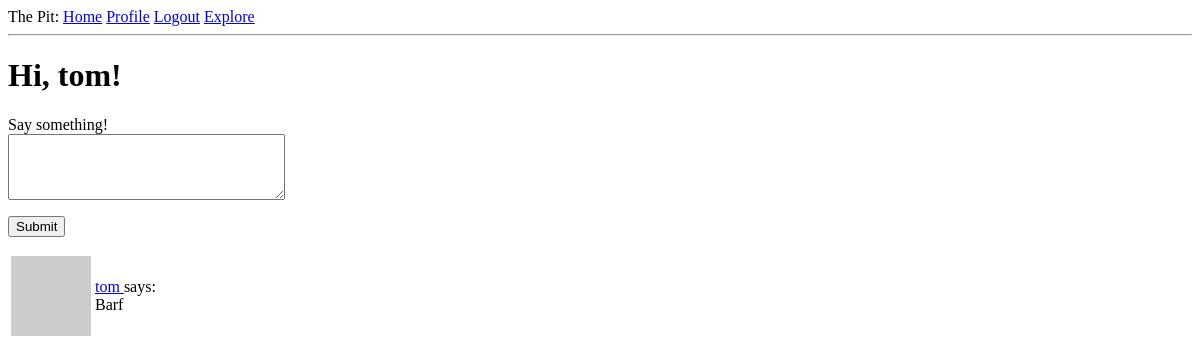
Page /index (signed in) on the earlier database version.
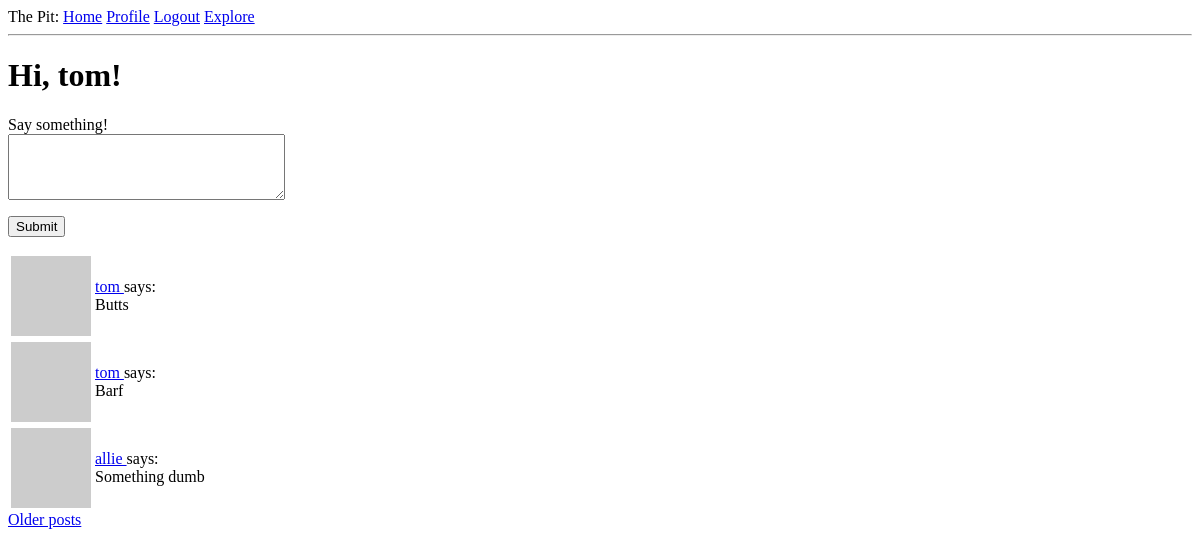
Same page on the later database version.
### app/models.py (models this page shows, shortened)
class Post(db.Model):
    id = db.Column(db.Integer, primary_key=True)
    body = db.Column(db.String(140))
    timestamp = db.Column(db.DateTime, index=True, default=datetime.utcnow)
    user_id = db.Column(db.Integer, db.ForeignKey('user.id'))

class User(UserMixin, db.Model):
    id = db.Column(db.Integer, primary_key=True)
    username = db.Column(db.String(64), index=True, unique=True)
    email = db.Column(db.String(120), index=True, unique=True)
    password_hash = db.Column(db.String(128))
    posts = db.relationship('Post', backref='author', lazy='dynamic')
    about_me = db.Column(db.String(140))
    last_seen = db.Column(db.DateTime, default=datetime.utcnow)
    followed = db.relationship(
        'User', secondary=followers,
        primaryjoin=(followers.c.follower_id == id),
        secondaryjoin=(followers.c.followed_id == id),
        backref=db.backref('followers', lazy='dynamic'), lazy='dynamic')
    def avatar(self, size):
        digest = md5(self.email.lower().encode('utf-8')).hexdigest()
        return 'https://www.gravatar.com/avatar/{}?d=identicon&s={}'.format(digest, size)
    def followed_posts(self):
        followed = Post.query.join(
            followers, (followers.c.followed_id == Post.user_id)).filter(
                followers.c.follower_id == self.id)
        own = Post.query.filter_by(user_id=self.id)
        return followed.union(own).order_by(Post.timestamp.desc())

### app/routes.py (the view, shortened to what this page needs)
@app.route('/', methods=['GET', 'POST'])
@app.route('/index', methods=['GET', 'POST'])
@login_required
def index():
    form = PostForm()
    page = request.args.get('page', 1, type=int)
    posts = current_user.followed_posts().paginate(
        page, app.config['POSTS_PER_PAGE'], False)
    next_url = url_for('index', page=posts.next_num) \
        if posts.has_next else None
    prev_url = url_for('index', page=posts.prev_num) \
        if posts.has_prev else None
    return render_template('index.html', title='Home', form=form,
                           posts=posts.items, next_url=next_url,
                           prev_url=prev_url)

### app/forms.py
class PostForm(FlaskForm):
    post = TextAreaField('Say something!', validators=[
        DataRequired(), Length(min=1,max=140)])
    submit = SubmitField('Submit')

### app/models.py (called while the page is built)
@login.user_loader
def load_user(id):
    return User.query.get(int(id))

### app/routes.py (called while the page is built)
@app.before_request
def before_request():
    if current_user.is_authenticated:
        current_user.last_seen = datetime.utcnow()
        db.session.commit

### app/templates/index.html (shortened to what this page needs)
{% extends "base.html" %}
{% block content %}
    <h1>Hi, {{ current_user.username }}!</h1>
    {% if form %}
    <form action="" method="post">
        <p>
            {{ form.post.label }}<br>
            {{ form.post(cols=32,rows=4) }} <br>
            <p>{{ form.submit() }}</p>
        </p>
    </form>
    {% endif %}
    {% for post in posts %}
        {% include '_post.html' %}
    {% endfor %}
    {% if next_url %}
    <a href="{{ next_url }}">Older posts</a>
    {% endif %}
{% endblock %}

### app/templates/_post.html
<table>
        <tr vralign="top">
            <td><img src="{{ post.author.avatar(36) }}"></td>
            <td>
                <a href="{{ url_for('user', username=post.author.username) }}">
                    {{ post.author.username }}
                </a>
                says:<br>{{ post.body }}
            </td>
        </tr>
</table>

Differences in the rows shown:
added Post: author.username "tom", body "Butts"
now on this page (row unchanged): Post: author.username "allie", body "Something dumb"
Other differences:
text now shown: "Older posts"
